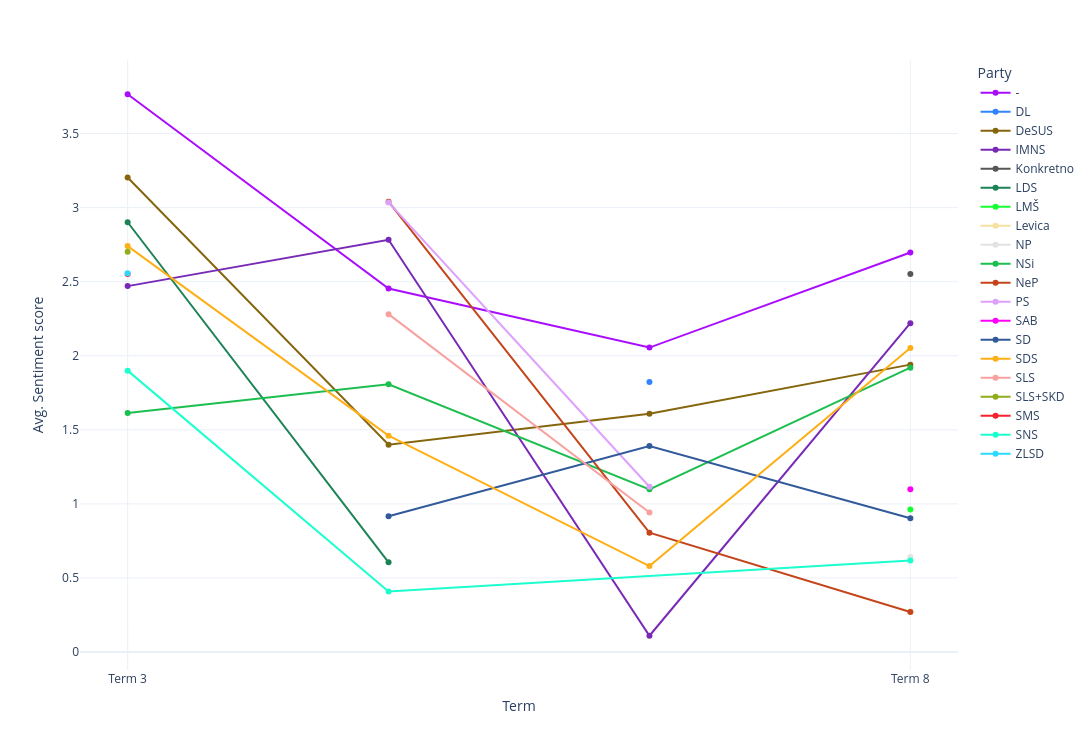

Source (notebook cell):
### Code cell
#Political orientation x Sentiment scores (across Terms)
## Not too legible, but with Plotly the values can be investigated

part_sent_term = df.groupby(["Speaker_party", "Term"]).agg({"Senti_n":"mean"}).reset_index()
part_sent_term

fig=px.line(part_sent_term, x="Term", y="Senti_n", color="Speaker_party", markers=True, 
            color_discrete_sequence=px.colors.qualitative.Alphabet)
fig.update_layout(
    height=750,  
    width=1200,
    xaxis=dict(tickmode='linear', dtick=3),

    yaxis_title='Avg. Sentiment score',
    legend_title='Party',
    template='plotly_white'
)
fig.show()

### Figure 1 — Plotly figure (JSON) as saved in the notebook; plotly's stock layout.template omitted (floating-point values rounded to 4 significant figures)
{"data": [{"hovertemplate": "Speaker_party=-<br>Term=%{x}<br>Senti_n=%{y}<extra></extra>", "legendgroup": "-", "line": {"color": "#AA0DFE", "dash": "solid"}, "marker": {"symbol": "circle"}, "mode": "lines+markers", "name": "-", "orientation": "v", "showlegend": true, "type": "scatter", "x": ["Term 3", "Term 4", "Term 6", "Term 8"], "xaxis": "x", "y": [3.765, 2.454, 2.055, 2.696], "yaxis": "y"}, {"hovertemplate": "Speaker_party=DL<br>Term=%{x}<br>Senti_n=%{y}<extra></extra>", "legendgroup": "DL", "line": {"color": "#3283FE", "dash": "solid"}, "marker": {"symbol": "circle"}, "mode": "lines+markers", "name": "DL", "orientation": "v", "showlegend": true, "type": "scatter", "x": ["Term 6"], "xaxis": "x", "y": [1.822], "yaxis": "y"}, {"hovertemplate": "Speaker_party=DeSUS<br>Term=%{x}<br>Senti_n=%{y}<extra></extra>", "legendgroup": "DeSUS", "line": {"color": "#85660D", "dash": "solid"}, "marker": {"symbol": "circle"}, "mode": "lines+markers", "name": "DeSUS", "orientation": "v", "showlegend": true, "type": "scatter", "x": ["Term 3", "Term 4", "Term 6", "Term 8"], "xaxis": "x", "y": [3.203, 1.399, 1.609, 1.94], "yaxis": "y"}, {"hovertemplate": "Speaker_party=IMNS<br>Term=%{x}<br>Senti_n=%{y}<extra></extra>", "legendgroup": "IMNS", "line": {"color": "#782AB6", "dash": "solid"}, "marker": {"symbol": "circle"}, "mode": "lines+markers", "name": "IMNS", "orientation": "v", "showlegend": true, "type": "scatter", "x": ["Term 3", "Term 4", "Term 6", "Term 8"], "xaxis": "x", "y": [2.47, 2.783, 0.11, 2.22], "yaxis": "y"}, {"hovertemplate": "Speaker_party=Konkretno<br>Term=%{x}<br>Senti_n=%{y}<extra></extra>", "legendgroup": "Konkretno", "line": {"color": "#565656", "dash": "solid"}, "marker": {"symbol": "circle"}, "mode": "lines+markers", "name": "Konkretno", "orientation": "v", "showlegend": true, "type": "scatter", "x": ["Term 8"], "xaxis": "x", "y": [2.551], "yaxis": "y"}, {"hovertemplate": "Speaker_party=LDS<br>Term=%{x}<br>Senti_n=%{y}<extra></extra>", "legendgroup": "LDS", "line": {"color": "#1C8356", "dash": "solid"}, "marker": {"symbol": "circle"}, "mode": "lines+markers", "name": "LDS", "orientation": "v", "showlegend": true, "type": "scatter", "x": ["Term 3", "Term 4"], "xaxis": "x", "y": [2.901, 0.6058], "yaxis": "y"}, {"hovertemplate": "Speaker_party=LMŠ<br>Term=%{x}<br>Senti_n=%{y}<extra></extra>", "legendgroup": "LMŠ", "line": {"color": "#16FF32", "dash": "solid"}, "marker": {"symbol": "circle"}, "mode": "lines+markers", "name": "LMŠ", "orientation": "v", "showlegend": true, "type": "scatter", "x": ["Term 8"], "xaxis": "x", "y": [0.962], "yaxis": "y"}, {"hovertemplate": "Speaker_party=Levica<br>Term=%{x}<br>Senti_n=%{y}<extra></extra>", "legendgroup": "Levica", "line": {"color": "#F7E1A0", "dash": "solid"}, "marker": {"symbol": "circle"}, "mode": "lines+markers", "name": "Levica", "orientation": "v", "showlegend": true, "type": "scatter", "x": ["Term 8"], "xaxis": "x", "y": [0.273], "yaxis": "y"}, {"hovertemplate": "Speaker_party=NP<br>Term=%{x}<br>Senti_n=%{y}<extra></extra>", "legendgroup": "NP", "line": {"color": "#E2E2E2", "dash": "solid"}, "marker": {"symbol": "circle"}, "mode": "lines+markers", "name": "NP", "orientation": "v", "showlegend": true, "type": "scatter", "x": ["Term 8"], "xaxis": "x", "y": [0.6414], "yaxis": "y"}, {"hovertemplate": "Speaker_party=NSi<br>Term=%{x}<br>Senti_n=%{y}<extra></extra>", "legendgroup": "NSi", "line": {"color": "#1CBE4F", "dash": "solid"}, "marker": {"symbol": "circle"}, "mode": "lines+markers", "name": "NSi", "orientation": "v", "showlegend": true, "type": "scatter", "x": ["Term 3", "Term 4", "Term 6", "Term 8"], "xaxis": "x", "y": [1.613, 1.807, 1.098, 1.919], "yaxis": "y"}, {"hovertemplate": "Speaker_party=NeP<br>Term=%{x}<br>Senti_n=%{y}<extra></extra>", "legendgroup": "NeP", "line": {"color": "#C4451C", "dash": "solid"}, "marker": {"symbol": "circle"}, "mode": "lines+markers", "name": "NeP", "orientation": "v", "showlegend": true, "type": "scatter", "x": ["Term 4", "Term 6", "Term 8"], "xaxis": "x", "y": [3.04, 0.806, 0.27], "yaxis": "y"}, {"hovertemplate": "Speaker_party=PS<br>Term=%{x}<br>Senti_n=%{y}<extra></extra>", "legendgroup": "PS", "line": {"color": "#DEA0FD", "dash": "solid"}, "marker": {"symbol": "circle"}, "mode": "lines+markers", "name": "PS", "orientation": "v", "showlegend": true, "type": "scatter", "x": ["Term 4", "Term 6"], "xaxis": "x", "y": [3.035, 1.116], "yaxis": "y"}, {"hovertemplate": "Speaker_party=SAB<br>Term=%{x}<br>Senti_n=%{y}<extra></extra>", "legendgroup": "SAB", "line": {"color": "#FE00FA", "dash": "solid"}, "marker": {"symbol": "circle"}, "mode": "lines+markers", "name": "SAB", "orientation": "v", "showlegend": true, "type": "scatter", "x": ["Term 8"], "xaxis": "x", "y": [1.099], "yaxis": "y"}, {"hovertemplate": "Speaker_party=SD<br>Term=%{x}<br>Senti_n=%{y}<extra></extra>", "legendgroup": "SD", "line": {"color": "#325A9B", "dash": "solid"}, "marker": {"symbol": "circle"}, "mode": "lines+markers", "name": "SD", "orientation": "v", "showlegend": true, "type": "scatter", "x": ["Term 4", "Term 6", "Term 8"], "xaxis": "x", "y": [0.9169, 1.391, 0.9031], "yaxis": "y"}, {"hovertemplate": "Speaker_party=SDS<br>Term=%{x}<br>Senti_n=%{y}<extra></extra>", "legendgroup": "SDS", "line": {"color": "#FEAF16", "dash": "solid"}, "marker": {"symbol": "circle"}, "mode": "lines+markers", "name": "SDS", "orientation": "v", "showlegend": true, "type": "scatter", "x": ["Term 3", "Term 4", "Term 6", "Term 8"], "xaxis": "x", "y": [2.74, 1.461, 0.5804, 2.053], "yaxis": "y"}, {"hovertemplate": "Speaker_party=SLS<br>Term=%{x}<br>Senti_n=%{y}<extra></extra>", "legendgroup": "SLS", "line": {"color": "#F8A19F", "dash": "solid"}, "marker": {"symbol": "circle"}, "mode": "lines+markers", "name": "SLS", "orientation": "v", "showlegend": true, "type": "scatter", "x": ["Term 4", "Term 6"], "xaxis": "x", "y": [2.281, 0.9418], "yaxis": "y"}, {"hovertemplate": "Speaker_party=SLS+SKD<br>Term=%{x}<br>Senti_n=%{y}<extra></extra>", "legendgroup": "SLS+SKD", "line": {"color": "#90AD1C", "dash": "solid"}, "marker": {"symbol": "circle"}, "mode": "lines+markers", "name": "SLS+SKD", "orientation": "v", "showlegend": true, "type": "scatter", "x": ["Term 3"], "xaxis": "x", "y": [2.702], "yaxis": "y"}, {"hovertemplate": "Speaker_party=SMS<br>Term=%{x}<br>Senti_n=%{y}<extra></extra>", "legendgroup": "SMS", "line": {"color": "#F6222E", "dash": "solid"}, "marker": {"symbol": "circle"}, "mode": "lines+markers", "name": "SMS", "orientation": "v", "showlegend": true, "type": "scatter", "x": ["Term 3"], "xaxis": "x", "y": [2.552], "yaxis": "y"}, {"hovertemplate": "Speaker_party=SNS<br>Term=%{x}<br>Senti_n=%{y}<extra></extra>", "legendgroup": "SNS", "line": {"color": "#1CFFCE", "dash": "solid"}, "marker": {"symbol": "circle"}, "mode": "lines+markers", "name": "SNS", "orientation": "v", "showlegend": true, "type": "scatter", "x": ["Term 3", "Term 4", "Term 8"], "xaxis": "x", "y": [1.9, 0.4087, 0.6183], "yaxis": "y"}, {"hovertemplate": "Speaker_party=ZLSD<br>Term=%{x}<br>Senti_n=%{y}<extra></extra>", "legendgroup": "ZLSD", "line": {"color": "#2ED9FF", "dash": "solid"}, "marker": {"symbol": "circle"}, "mode": "lines+markers", "name": "ZLSD", "orientation": "v", "showlegend": true, "type": "scatter", "x": ["Term 3"], "xaxis": "x", "y": [2.558], "yaxis": "y"}], "layout": {"height": 750, "legend": {"title": {"text": "Party"}, "tracegroupgap": 0}, "margin": {"t": 60}, "width": 1200, "xaxis": {"anchor": "y", "domain": [0, 1], "dtick": 3, "tickmode": "linear", "title": {"text": "Term"}}, "yaxis": {"anchor": "x", "domain": [0, 1], "title": {"text": "Avg. Sentiment score"}}}}
